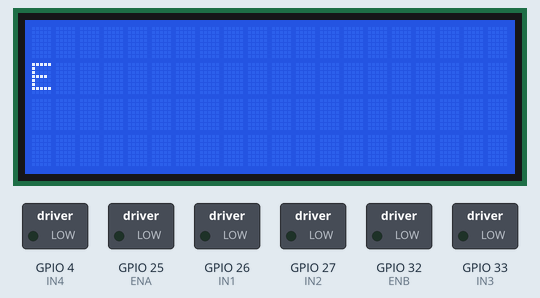
Bench run of a sketch on a simulated ESP32. Parts: 20×4 character LCD, switched loads named in the sketch (green lamp = pin HIGH).

Above: at 0.29 s.
At 7.5 s:
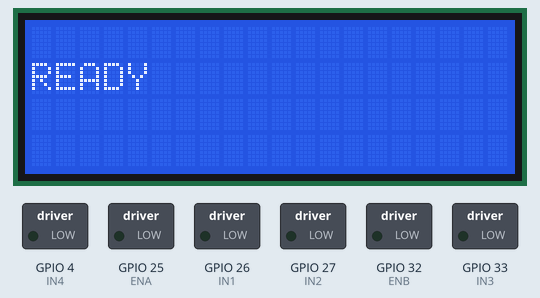
At 8.5 s:
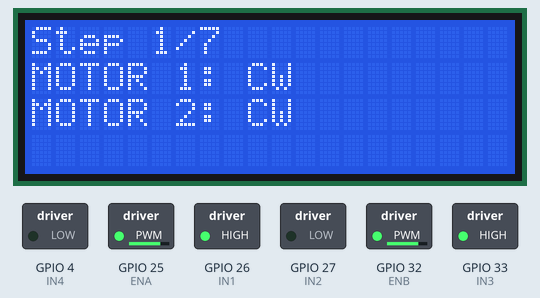
At 18.6 s:
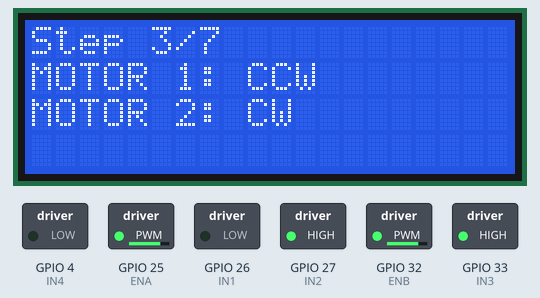
At 23.6 s:
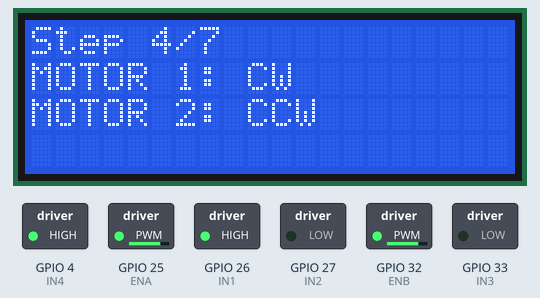
At 33.7 s:
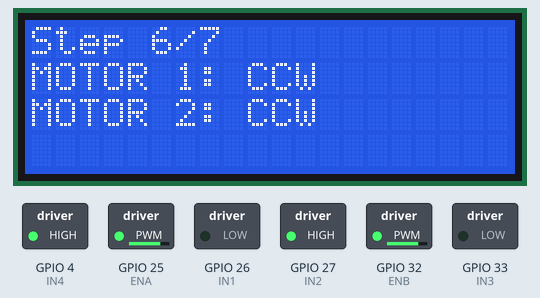
Timing chart, 0 to 40.0 s (numbered marks = the images above):
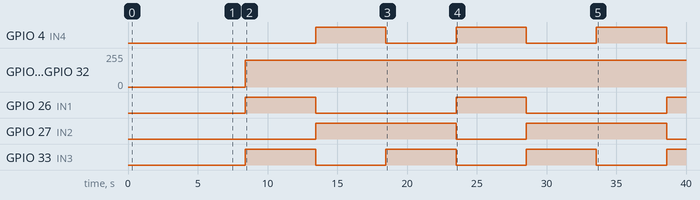

Measured:
- by itself, GPIO 4 (IN4), GPIO 33 (IN3): alternates HIGH for 5.0 s and LOW for 5.0 s
- by itself, GPIO 25 (ENA), GPIO 32 (ENB): 0/255 → 199/255 at 8.4 s
- by itself, GPIO 26 (IN1): alternates HIGH for 5.0 s and LOW for 10.1 s
- by itself, GPIO 27 (IN2): alternates HIGH for 10.1 s and LOW for 5.0 s
- what the display in image 1 shows lasts 1.0 s, from 7.4 s to 8.4 s
- what the display in image 2 shows lasts 5.1 s, from 8.4 s to 13.5 s

The sketch:

esp32_motor_sequencer.ino
```cpp
#include <Wire.h>
#include <LiquidCrystal_I2C.h>

#define LCD_ADDR        0x27
#define LCD_COLS        20
#define LCD_ROWS        4

const char* PROJECT_NAME = "YOURNAME";

const int MOTOR_SPEED    = 200;
const int STEP_DELAY_MS  = 5000;
const int SLIDE_DELAY_MS = 120;

#define SDA_PIN 21
#define SCL_PIN 22

const int ENA = 25, IN1 = 26, IN2 = 27;
const int ENB = 32, IN3 = 33, IN4 = 4;

const int PWM_CH_A  = 0;
const int PWM_CH_B  = 1;
const int PWM_FREQ  = 1000;
const int PWM_RES   = 8;

LiquidCrystal_I2C lcd(LCD_ADDR, LCD_COLS, LCD_ROWS);

enum Direction { CW, CCW };

struct Step {
  Direction m1;
  Direction m2;
};

Step steps[4] = {
  { CW,  CW  },
  { CCW, CCW },
  { CCW, CW  },
  { CW,  CCW }
};

int sequenceOrder[] = { 0, 1, 2, 3, 2, 1, 0 };
const int SEQUENCE_LEN = 7;

void setup() {
  pinMode(IN1, OUTPUT);
  pinMode(IN2, OUTPUT);
  pinMode(IN3, OUTPUT);
  pinMode(IN4, OUTPUT);

  ledcSetup(PWM_CH_A, PWM_FREQ, PWM_RES);
  ledcAttachPin(ENA, PWM_CH_A);
  ledcSetup(PWM_CH_B, PWM_FREQ, PWM_RES);
  ledcAttachPin(ENB, PWM_CH_B);

  motorsStop();

  Wire.begin(SDA_PIN, SCL_PIN);
  lcd.init();
  lcd.backlight();

  bootSequence();
  runMotorSequence();
  showFinish();
}

void loop() {
}

void bootSequence() {
  slideTextRight(PROJECT_NAME, 1);
  clearRow(1);

  blinkScreen(3000, 500);

  lcd.setCursor(0, 1);
  lcd.print("READY");
  delay(1000);
  lcd.clear();
}

void slideTextRight(const char* text, uint8_t row) {
  int len = strlen(text);
  for (int startCol = -len; startCol <= LCD_COLS; startCol++) {
    clearRow(row);
    for (int i = 0; i < len; i++) {
      int col = startCol + i;
      if (col >= 0 && col < LCD_COLS) {
        lcd.setCursor(col, row);
        lcd.print(text[i]);
      }
    }
    delay(SLIDE_DELAY_MS);
  }
}

void clearRow(uint8_t row) {
  lcd.setCursor(0, row);
  for (int i = 0; i < LCD_COLS; i++) lcd.print(' ');
}

void blinkScreen(int totalMs, int intervalMs) {
  int cycles = totalMs / (intervalMs * 2);
  for (int i = 0; i < cycles; i++) {
    lcd.noBacklight();
    delay(intervalMs);
    lcd.backlight();
    delay(intervalMs);
  }
}

void runMotorSequence() {
  for (int i = 0; i < SEQUENCE_LEN; i++) {
    Step s = steps[sequenceOrder[i]];
    setMotor1(s.m1);
    setMotor2(s.m2);
    displayStep(s, i + 1);
    delay(STEP_DELAY_MS);
  }
  motorsStop();
}

void displayStep(Step s, int stepNum) {
  lcd.clear();
  lcd.setCursor(0, 0);
  lcd.print("Step ");
  lcd.print(stepNum);
  lcd.print("/7");

  lcd.setCursor(0, 1);
  lcd.print("MOTOR 1: ");
  lcd.print(s.m1 == CW ? "CW" : "CCW");

  lcd.setCursor(0, 2);
  lcd.print("MOTOR 2: ");
  lcd.print(s.m2 == CW ? "CW" : "CCW");
}

void setMotor1(Direction d) {
  digitalWrite(IN1, d == CW ? HIGH : LOW);
  digitalWrite(IN2, d == CW ? LOW : HIGH);
  ledcWrite(PWM_CH_A, MOTOR_SPEED);
}

void setMotor2(Direction d) {
  digitalWrite(IN3, d == CW ? HIGH : LOW);
  digitalWrite(IN4, d == CW ? LOW : HIGH);
  ledcWrite(PWM_CH_B, MOTOR_SPEED);
}

void motorsStop() {
  ledcWrite(PWM_CH_A, 0);
  ledcWrite(PWM_CH_B, 0);
  digitalWrite(IN1, LOW);
  digitalWrite(IN2, LOW);
  digitalWrite(IN3, LOW);
  digitalWrite(IN4, LOW);
}

void showFinish() {
  lcd.clear();
  lcd.setCursor(6, 1);
  lcd.print("FINISH");
}
```
